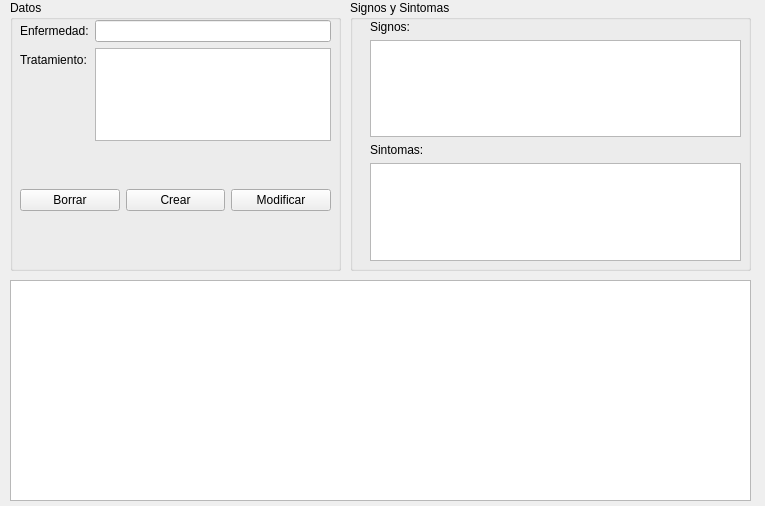
<?xml version="1.0" encoding="UTF-8"?>
<ui version="4.0">
 <class>Form</class>
 <widget class="QWidget" name="Form">
  <property name="geometry">
   <rect>
    <x>0</x>
    <y>0</y>
    <width>765</width>
    <height>506</height>
   </rect>
  </property>
  <property name="windowTitle">
   <string>Enfermedades CRUD</string>
  </property>
  <property name="windowIcon">
   <iconset resource="resources.qrc">
    <normaloff>:/icons/icons/enfermedad.png</normaloff>:/icons/icons/enfermedad.png</iconset>
  </property>
  <widget class="QGroupBox" name="groupBox">
   <property name="geometry">
    <rect>
     <x>10</x>
     <y>0</y>
     <width>331</width>
     <height>271</height>
    </rect>
   </property>
   <property name="title">
    <string>Datos</string>
   </property>
   <widget class="QWidget" name="formLayoutWidget">
    <property name="geometry">
     <rect>
      <x>10</x>
      <y>20</y>
      <width>311</width>
      <height>121</height>
     </rect>
    </property>
    <layout class="QFormLayout" name="formLayout">
     <item row="0" column="0">
      <widget class="QLabel" name="diseaseLabel">
       <property name="text">
        <string>Enfermedad:</string>
       </property>
      </widget>
     </item>
     <item row="0" column="1">
      <widget class="QLineEdit" name="diseaseInput"/>
     </item>
     <item row="1" column="0">
      <widget class="QLabel" name="treatmentLabel">
       <property name="text">
        <string>Tratamiento:</string>
       </property>
      </widget>
     </item>
     <item row="1" column="1">
      <widget class="QTextEdit" name="treatmentInput"/>
     </item>
    </layout>
   </widget>
   <widget class="QWidget" name="horizontalLayoutWidget">
    <property name="geometry">
     <rect>
      <x>10</x>
      <y>160</y>
      <width>311</width>
      <height>80</height>
     </rect>
    </property>
    <layout class="QHBoxLayout" name="horizontalLayout">
     <item>
      <widget class="QPushButton" name="removeButton">
       <property name="text">
        <string>Borrar</string>
       </property>
      </widget>
     </item>
     <item>
      <widget class="QPushButton" name="createButton">
       <property name="text">
        <string>Crear</string>
       </property>
      </widget>
     </item>
     <item>
      <widget class="QPushButton" name="modifyButton">
       <property name="text">
        <string>Modificar</string>
       </property>
      </widget>
     </item>
    </layout>
   </widget>
  </widget>
  <widget class="QGroupBox" name="groupBox_2">
   <property name="geometry">
    <rect>
     <x>350</x>
     <y>0</y>
     <width>401</width>
     <height>271</height>
    </rect>
   </property>
   <property name="title">
    <string>Signos y Sintomas</string>
   </property>
   <widget class="QWidget" name="verticalLayoutWidget">
    <property name="geometry">
     <rect>
      <x>20</x>
      <y>20</y>
      <width>371</width>
      <height>241</height>
     </rect>
    </property>
    <layout class="QVBoxLayout" name="verticalLayout">
     <item>
      <widget class="QLabel" name="signsLabel">
       <property name="text">
        <string>Signos:</string>
       </property>
      </widget>
     </item>
     <item>
      <widget class="QTableView" name="signsTable"/>
     </item>
     <item>
      <widget class="QLabel" name="symptomsLabel">
       <property name="text">
        <string>Sintomas:</string>
       </property>
      </widget>
     </item>
     <item>
      <widget class="QTableView" name="symptomsTable"/>
     </item>
    </layout>
   </widget>
  </widget>
  <widget class="QTableView" name="diseasesTable">
   <property name="geometry">
    <rect>
     <x>10</x>
     <y>280</y>
     <width>741</width>
     <height>221</height>
    </rect>
   </property>
  </widget>
 </widget>
 <resources>
  <include location="resources.qrc"/>
 </resources>
 <connections/>
</ui>
